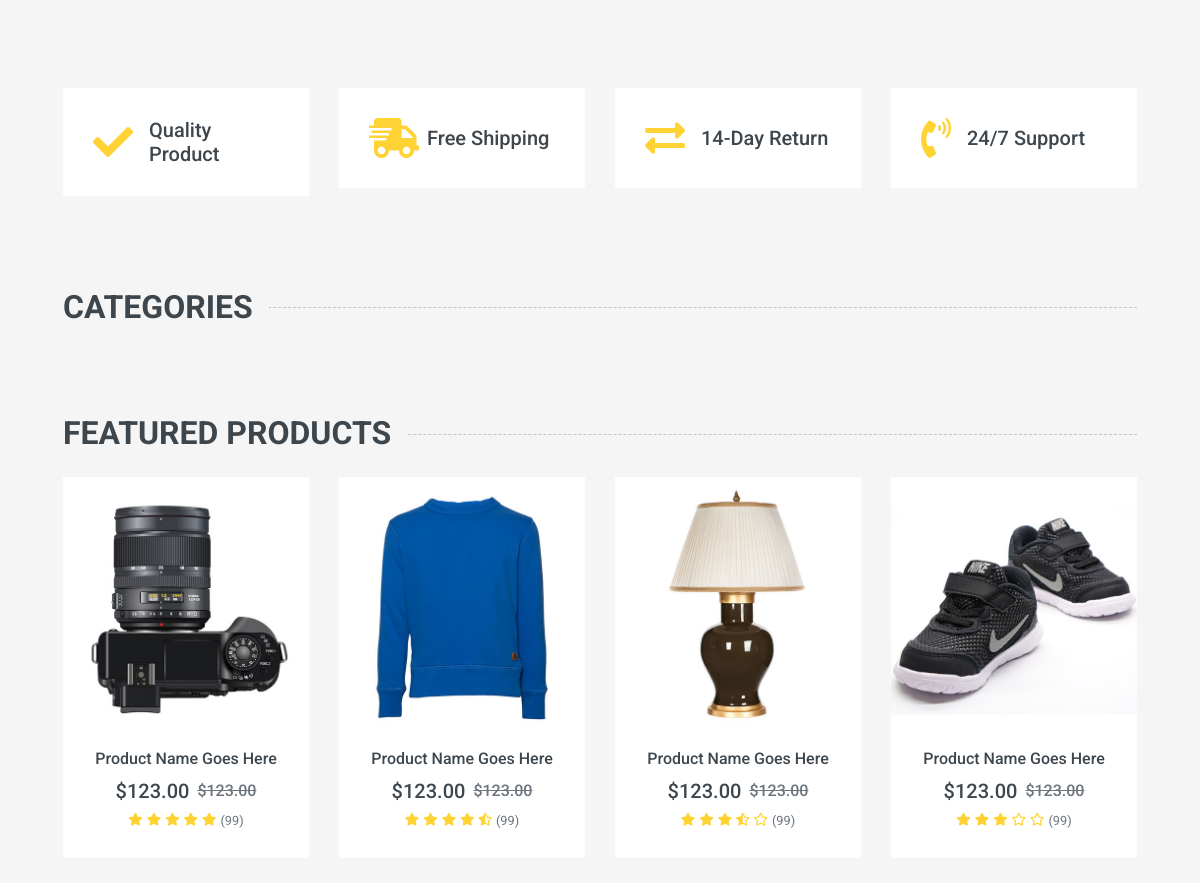
Before: / (middle part) with the older database file.
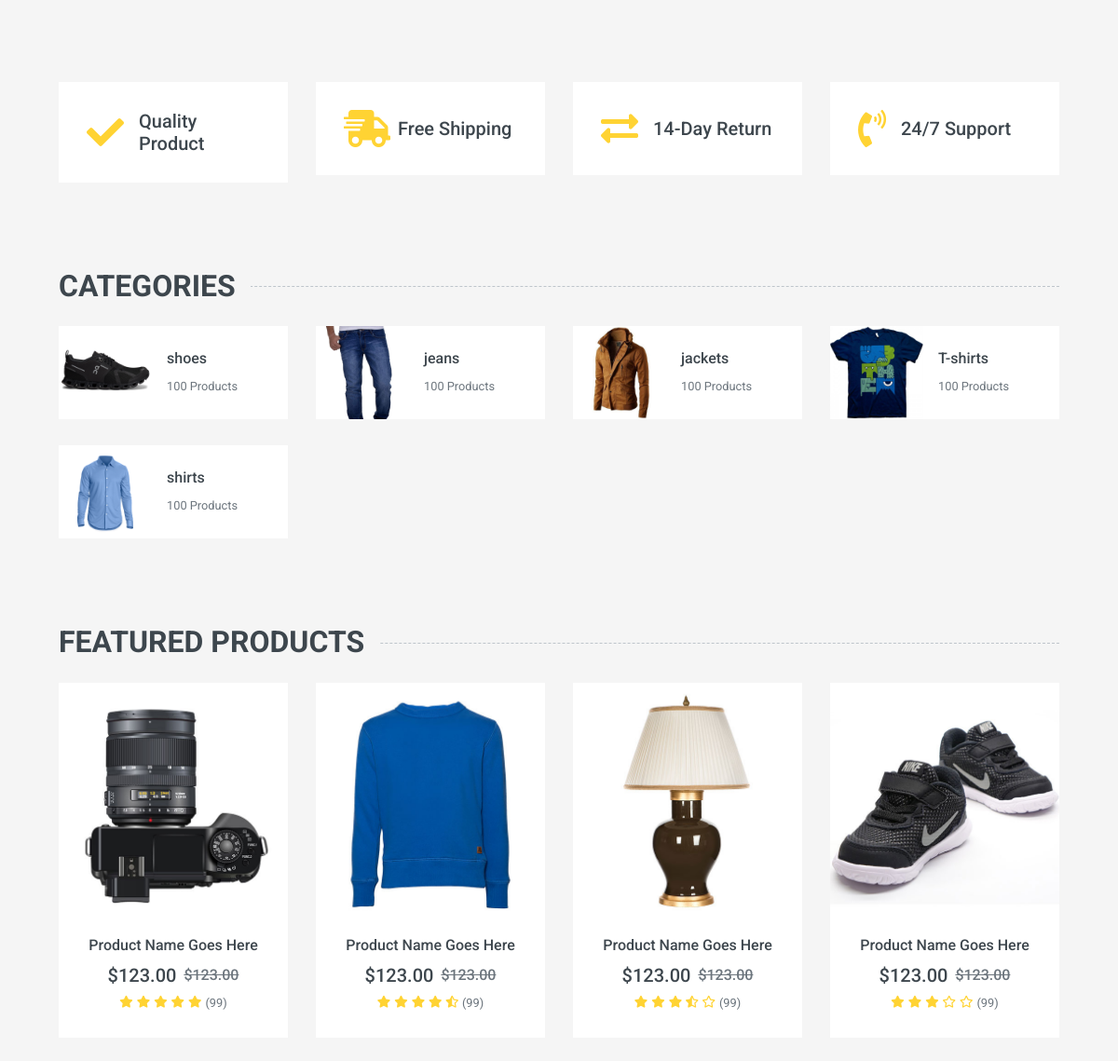
After: the same page with the newer database file.
### category/models.py (models this page shows, shortened)
class Category(models.Model):
    name = models.CharField(max_length=150)
    slug = models.SlugField(blank=True,null=True)
    description = models.TextField()
    image = models.ImageField(upload_to=image_upload)
    class Meta:
        verbose_name = ("Category")
        verbose_name_plural = ("Categories")

### project/views.py (the view)
# urls.py: 2. Add a URL to urlpatterns:  path('', views.home, name='home')
def home(request):
    category =Category.objects.all
    context={
        'category':category,
    }
    return render(request,'pages/home.html',context)

### templates/pages/home.html (shortened to what the changed rows need)
{% extends "base.html" %}
{% block body %}
<div class="container-fluid pt-5">
    <div class="row px-xl-5 pb-3">
        <div class="col-lg-3 col-md-6 col-sm-12 pb-1">
            <div class="d-flex align-items-center bg-light mb-4" style="padding: 30px;">
                <h1 class="fa fa-check text-primary m-0 mr-3"></h1>
            </div>
        </div>
        <div class="col-lg-3 col-md-6 col-sm-12 pb-1">
            <div class="d-flex align-items-center bg-light mb-4" style="padding: 30px;">
                <h1 class="fa fa-shipping-fast text-primary m-0 mr-2"></h1>
            </div>
        </div>
        <div class="col-lg-3 col-md-6 col-sm-12 pb-1">
            <div class="d-flex align-items-center bg-light mb-4" style="padding: 30px;">
                <h1 class="fas fa-exchange-alt text-primary m-0 mr-3"></h1>
            </div>
        </div>
        <div class="col-lg-3 col-md-6 col-sm-12 pb-1">
            <div class="d-flex align-items-center bg-light mb-4" style="padding: 30px;">
                <h1 class="fa fa-phone-volume text-primary m-0 mr-3"></h1>
            </div>
        </div>
    </div>
</div>
<div class="container-fluid pt-5">
    <h2 class="section-title position-relative text-uppercase mx-xl-5 mb-4"><span class="bg-secondary pr-3">Categories</span></h2>
    <div class="row px-xl-5 pb-3">
        {% for e in category%}
        <div class="col-lg-3 col-md-4 col-sm-6 pb-1">
            <a class="text-decoration-none" href="">
                <div class="cat-item d-flex align-items-center mb-4">
                    <div class="overflow-hidden" style="width: 100px; height: 100px;">
                        <img class="img-fluid" src="{{e.image.url}}" alt="">
                    </div>
                    <div class="flex-fill pl-3">
                        <h6>{{e.name}}</h6>
                        <small class="text-body">100 Products</small>
                    </div>
                </div>
            </a>
        </div>
        {% endfor %}
    </div>
</div>
<div class="container-fluid pt-5 pb-3">
    <h2 class="section-title position-relative text-uppercase mx-xl-5 mb-4"><span class="bg-secondary pr-3">Featured Products</span></h2>
</div>
{% endblock body %}

Changed rows visible on the page:
added Category: image (picture), name "shoes"
added Category: image (picture), name "jeans"
added Category: image (picture), name "jackets"
added Category: image (picture), name "T-shirts"
added Category: image (picture), name "shirts"
